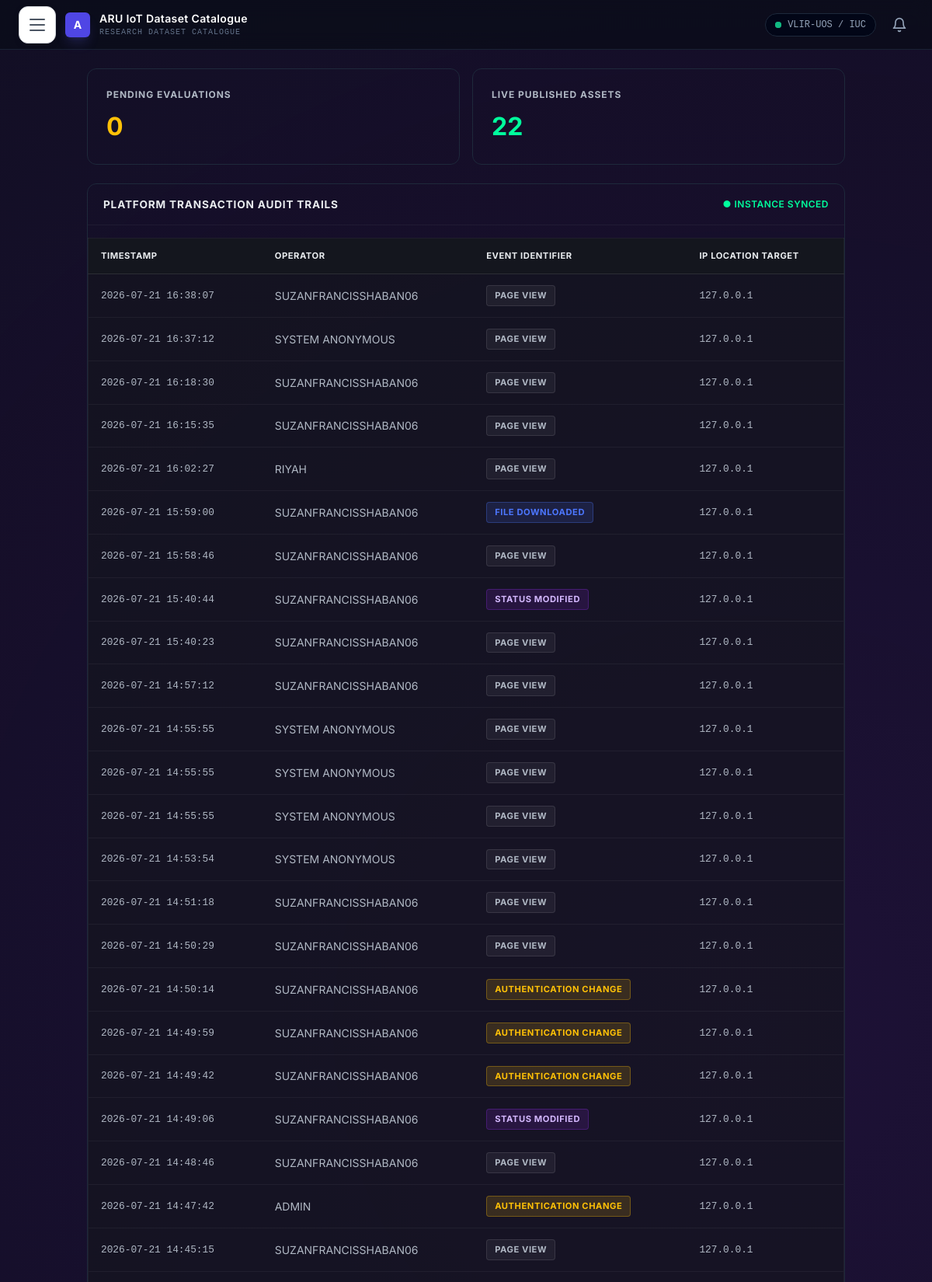
The app's page /governance/ (signed in, upper part) with its own data.
### catalogue/models.py (models this page shows, shortened)
class AuditLog(models.Model):
    ACTION_CHOICES = [
        ('download', 'File Downloaded'),
        ('status_change', 'Status Modified'),
        ('auth_event', 'Authentication Change'),
        ('view', 'Page View'),
        ('error', 'System Alert'),
    ]
    user = models.ForeignKey(User, on_delete=models.SET_NULL, null=True, blank=True)
    action_type = models.CharField(max_length=20, choices=ACTION_CHOICES)
    ip_address = models.GenericIPAddressField(null=True, blank=True)
    endpoint_path = models.CharField(max_length=255)
    details = models.TextField(blank=True)
    timestamp = models.DateTimeField(auto_now_add=True)
    class Meta:
        ordering = ['-timestamp']

### catalogue/views.py (the view)
    def wrapper(request, *args, **kwargs):
        if not request.user.is_authenticated:
            return redirect('login')
        if not (request.user.is_staff or request.user.is_superuser or getattr(request.user, 'role', None) == 'Admin'):
            return render(request, '403.html', status=403)
        return view_func(request, *args, **kwargs)

### catalogue/views.py (called while the page is built)
def admin_required(view_func):
    def wrapper(request, *args, **kwargs):
        if not request.user.is_authenticated:
            return redirect('login')
        if not (request.user.is_staff or request.user.is_superuser or getattr(request.user, 'role', None) == 'Admin'):
            return render(request, '403.html', status=403)
        return view_func(request, *args, **kwargs)
    return wrapper

### iot_portal/context_processors.py (called while the page is built)
def user_timezone_auto_detected(request):
    auto_detected = False
    if request.user.is_authenticated:
        try:
            auto_detected = getattr(request.user.profile, 'time_zone_auto_detected', False)
        except Exception:
            auto_detected = False
    return {
        'user_timezone_auto_detected': auto_detected,
    }

def general_settings(request):
    from catalogue.models import SystemSetting
    settings_qs = SystemSetting.objects.filter(category='general')
    settings_map = {s.key: s.value for s in settings_qs}
    return {
        'general_settings': settings_map,
    }

### catalogue/templates/atlas/governance.html (shortened to what this page needs)
{% extends 'base.html' %}
{% block content %}
<div class="main-governance-layout" style="margin-top:24px; display:flex; flex-direction:column; gap:24px;">
    <div class="governance-vitals-row" style="display:grid; grid-template-columns:repeat(auto-fit, minmax(220px, 1fr)); gap:16px;">
        <div class="bg-cardDark border border-slate-800 rounded-xl" style="padding:24px;">
            <h4 style="font-size:0.75rem; font-weight:700; text-transform:uppercase; letter-spacing:0.08em; color:var(--text-secondary); margin-bottom:8px;">PENDING EVALUATIONS</h4>
            <h2 style="font-size:2rem; font-weight:700; color:var(--accent-gold);">{{ pending_count }}</h2>
        </div>
        <div class="bg-cardDark border border-slate-800 rounded-xl" style="padding:24px;">
            <h4 style="font-size:0.75rem; font-weight:700; text-transform:uppercase; letter-spacing:0.08em; color:var(--text-secondary); margin-bottom:8px;">LIVE PUBLISHED ASSETS</h4>
            <h2 style="font-size:2rem; font-weight:700; color:var(--accent-mint);">{{ live_count }}</h2>
        </div>
    </div>
    <div class="bg-cardDark border border-slate-800 rounded-xl" style="overflow:hidden;">
        <div class="panel-title-bar" style="display:flex; justify-content:space-between; align-items:center; padding:16px 20px; border-bottom:1px solid var(--border-glass);">
            <h3 style="font-size:0.85rem; font-weight:700; text-transform:uppercase; letter-spacing:0.06em;">PLATFORM TRANSACTION AUDIT TRAILS</h3>
            <span class="active-pulse-tag" style="font-size:0.75rem; font-weight:600; color:var(--accent-mint); letter-spacing:0.04em;">● INSTANCE SYNCED</span>
        </div>
        <div style="overflow-x:auto;">
            <table class="cyber-data-table">
                <thead>
                    <tr>
                        <th>TIMESTAMP</th>
                        <th>OPERATOR</th>
                        <th>EVENT IDENTIFIER</th>
                        <th>IP LOCATION TARGET</th>
                    </tr>
                </thead>
                <tbody>
                    {% for log in system_logs %}
                    <tr class="log-row {% if log.action_type == 'error' %}alert-state-red{% endif %}">
                        <td class="mono-text">{{ log.timestamp|date:"Y-m-d H:i:s" }}</td>
                        <td>
                            {% if log.user %}
                                {{ log.user.username|upper }}
                            {% else %}
                                SYSTEM ANONYMOUS
                            {% endif %}
                        </td>
                        <td>
                            {% if log.action_type == 'download' %}
                            <span class="pill-tag tag-download">FILE DOWNLOADED</span>
                            {% elif log.action_type == 'status_change' %}
                            <span class="pill-tag tag-status_change">STATUS MODIFIED</span>
                            {% elif log.action_type == 'auth_event' %}
                            <span class="pill-tag tag-auth_event">AUTHENTICATION CHANGE</span>
                            {% elif log.action_type == 'error' %}
                            <span class="pill-tag tag-error alert-state-red">SYSTEM ALERT</span>
                            {% else %}
                            <span class="pill-tag tag-{{ log.action_type }}">{{ log.get_action_type_display|upper }}</span>
                            {% endif %}
                        </td>
                        <td class="mono-text steel-gray-text">{{ log.ip_address|default:"—" }}</td>
                    </tr>
                    {% empty %}
                    <tr>
                        <td colspan="4" style="text-align:center; padding:24px; color:var(--text-muted);">No system transactional entries captured in this cluster slice.</td>
                    </tr>
                    {% endfor %}
                </tbody>
            </table>
        </div>
    </div>
</div>
{% endblock %}

### catalogue/static/css/style.css (style rules this page uses)
:root { --bg-deep: #0b0c10; --bg-surface: rgba(20, 22, 30, 0.65); --bg-surface-solid: #14161e; --border-glass: rgba(255, 255, 255, 0.05); --border-glass-strong: rgba(255, 255, 255, 0.1); --accent-purple: #8A2BE2; --accent-purple-soft: rgba(138, 43, 226, 0.15); --accent-cyan: #4D77FF; --accent-cyan-soft: rgba(77, 119, 255, 0.12); --accent-mint: #00ff9d; --accent-mint-soft: rgba(0, 255, 157, 0.12); --accent-red: #ff4d4d; --accent-gold: #ffc107; --text-primary: #e5e5e5; --text-secondary: #8f94a6; --text-muted: #5a5f70; --font-sans: 'Inter', system-ui, -apple-system, BlinkMacSystemFont, sans-serif; --font-mono: ui-monospace, SFMono-Regular, Menlo, Monaco, Consolas, monospace; --radius: 4px; --radius-pill: 9999px; }
* { margin: 0; padding: 0; box-sizing: border-box; }
html { scroll-behavior: smooth; }
body { font-family: var(--font-sans); background-color: var(--bg-deep); color: var(--text-primary); min-height: 100vh; line-height: 1.6; -webkit-font-smoothing: antialiased; position: relative; }
body::before { content: ''; position: fixed; top: 0; left: 0; width: 100%; height: 100%; background: radial-gradient(circle at 80% 20%, rgba(138, 43, 226, 0.15), transparent 50%); pointer-events: none; z-index: 0; }
.cyber-data-table { width: 100%; border-collapse: collapse; margin-top: 16px; font-size: 0.875rem; }
.cyber-data-table th { text-align: left; padding: 14px 16px; font-size: 0.7rem; font-weight: 700; text-transform: uppercase; letter-spacing: 0.05em; color: var(--text-secondary); border-bottom: 1px solid rgba(255, 255, 255, 0.03); background: rgba(0, 0, 0, 0.15); }
.cyber-data-table td { padding: 14px 16px; border-bottom: 1px solid rgba(255, 255, 255, 0.03); color: var(--text-secondary); }
.mono-text { font-family: var(--font-mono); font-size: 0.8rem; color: var(--text-primary); }
.steel-gray-text { color: var(--text-muted); }
.type-tag, .pill-tag { display: inline-block; padding: 4px 10px; border-radius: var(--radius); font-size: 0.7rem; font-weight: 700; text-transform: uppercase; letter-spacing: 0.05em; }
.tag-download { background: rgba(77, 119, 255, 0.15); color: var(--accent-cyan); border: 1px solid rgba(77, 119, 255, 0.3); }
.tag-status_change { background: rgba(138, 43, 226, 0.15); color: #d4b8ff; border: 1px solid rgba(138, 43, 226, 0.3); }
.tag-auth_event { background: rgba(255, 193, 7, 0.15); color: var(--accent-gold); border: 1px solid rgba(255, 193, 7, 0.3); }
.tag-view { background: rgba(255, 255, 255, 0.05); color: var(--text-secondary); border: 1px solid rgba(255, 255, 255, 0.1); }

### catalogue/static/css/theme.css (style rules this page uses)
[data-theme="dark"] { --bg-deep: #0b0c10; --bg-surface: rgba(20, 22, 30, 0.65); --bg-surface-solid: #14161e; --border-glass: rgba(255, 255, 255, 0.05); --border-glass-strong: rgba(255, 255, 255, 0.1); --text-primary: #e9ecef; --text-secondary: #b0b8c4; --text-muted: #6c757d; --accent-purple: #8A2BE2; --accent-cyan: #4D77FF; --accent-mint: #00ff9d; --accent-gold: #ffc107; --accent-indigo: #4D77FF; --shadow-glass: rgba(0, 0, 0, 0.4); }
body { background: var(--bg-deep); color: var(--text-primary); transition: background-color 0.3s ease, color 0.3s ease; }
h1, h2, h3, h4, h5, h6 { color: var(--text-primary); }
p, span, div { color: var(--text-secondary); }
.cyber-data-table { background: var(--bg-surface); border: 1px solid var(--border-glass); }
.cyber-data-table th { background: var(--bg-surface-solid); color: var(--text-primary); border-bottom: 1px solid var(--border-glass-strong); }
.cyber-data-table td { color: var(--text-secondary); border-bottom: 1px solid var(--border-glass); }

### records on screen
AuditLog: timestamp "2026-07-21 16:38:07", user.username "SUZANFRANCISSHABAN06", action_type "PAGE VIEW", ip_address "127.0.0.1"
AuditLog: timestamp "2026-07-21 16:37:12", shows "SYSTEM ANONYMOUS", action_type "PAGE VIEW", ip_address "127.0.0.1"
AuditLog: timestamp "2026-07-21 16:18:30", user.username "SUZANFRANCISSHABAN06", action_type "PAGE VIEW", ip_address "127.0.0.1"
AuditLog: timestamp "2026-07-21 16:15:35", user.username "SUZANFRANCISSHABAN06", action_type "PAGE VIEW", ip_address "127.0.0.1"
AuditLog: timestamp "2026-07-21 16:02:27", user.username "RIYAH", action_type "PAGE VIEW", ip_address "127.0.0.1"
AuditLog: timestamp "2026-07-21 15:59:00", user.username "SUZANFRANCISSHABAN06", action_type "FILE DOWNLOADED", ip_address "127.0.0.1"
AuditLog: timestamp "2026-07-21 15:58:46", user.username "SUZANFRANCISSHABAN06", action_type "PAGE VIEW", ip_address "127.0.0.1"
AuditLog: timestamp "2026-07-21 15:40:44", user.username "SUZANFRANCISSHABAN06", action_type "STATUS MODIFIED", ip_address "127.0.0.1"
AuditLog: timestamp "2026-07-21 15:40:23", user.username "SUZANFRANCISSHABAN06", action_type "PAGE VIEW", ip_address "127.0.0.1"
AuditLog: timestamp "2026-07-21 14:57:12", user.username "SUZANFRANCISSHABAN06", action_type "PAGE VIEW", ip_address "127.0.0.1"
AuditLog: timestamp "2026-07-21 14:55:55", shows "SYSTEM ANONYMOUS", action_type "PAGE VIEW", ip_address "127.0.0.1"
AuditLog: timestamp "2026-07-21 14:55:55", shows "SYSTEM ANONYMOUS", action_type "PAGE VIEW", ip_address "127.0.0.1"
AuditLog: timestamp "2026-07-21 14:55:55", shows "SYSTEM ANONYMOUS", action_type "PAGE VIEW", ip_address "127.0.0.1"
AuditLog: timestamp "2026-07-21 14:53:54", shows "SYSTEM ANONYMOUS", action_type "PAGE VIEW", ip_address "127.0.0.1"
AuditLog: timestamp "2026-07-21 14:51:18", user.username "SUZANFRANCISSHABAN06", action_type "PAGE VIEW", ip_address "127.0.0.1"
AuditLog: timestamp "2026-07-21 14:50:29", user.username "SUZANFRANCISSHABAN06", action_type "PAGE VIEW", ip_address "127.0.0.1"
AuditLog: timestamp "2026-07-21 14:50:14", user.username "SUZANFRANCISSHABAN06", action_type "AUTHENTICATION CHANGE", ip_address "127.0.0.1"
AuditLog: timestamp "2026-07-21 14:49:59", user.username "SUZANFRANCISSHABAN06", action_type "AUTHENTICATION CHANGE", ip_address "127.0.0.1"
AuditLog: timestamp "2026-07-21 14:49:42", user.username "SUZANFRANCISSHABAN06", action_type "AUTHENTICATION CHANGE", ip_address "127.0.0.1"
AuditLog: timestamp "2026-07-21 14:49:06", user.username "SUZANFRANCISSHABAN06", action_type "STATUS MODIFIED", ip_address "127.0.0.1"
AuditLog: timestamp "2026-07-21 14:48:46", user.username "SUZANFRANCISSHABAN06", action_type "PAGE VIEW", ip_address "127.0.0.1"
AuditLog: timestamp "2026-07-21 14:47:42", user.username "ADMIN", action_type "AUTHENTICATION CHANGE", ip_address "127.0.0.1"
AuditLog: timestamp "2026-07-21 14:45:15", user.username "SUZANFRANCISSHABAN06", action_type "PAGE VIEW", ip_address "127.0.0.1"

### other values on screen
{{ pending_count }} "0"
{{ live_count }} "22"
